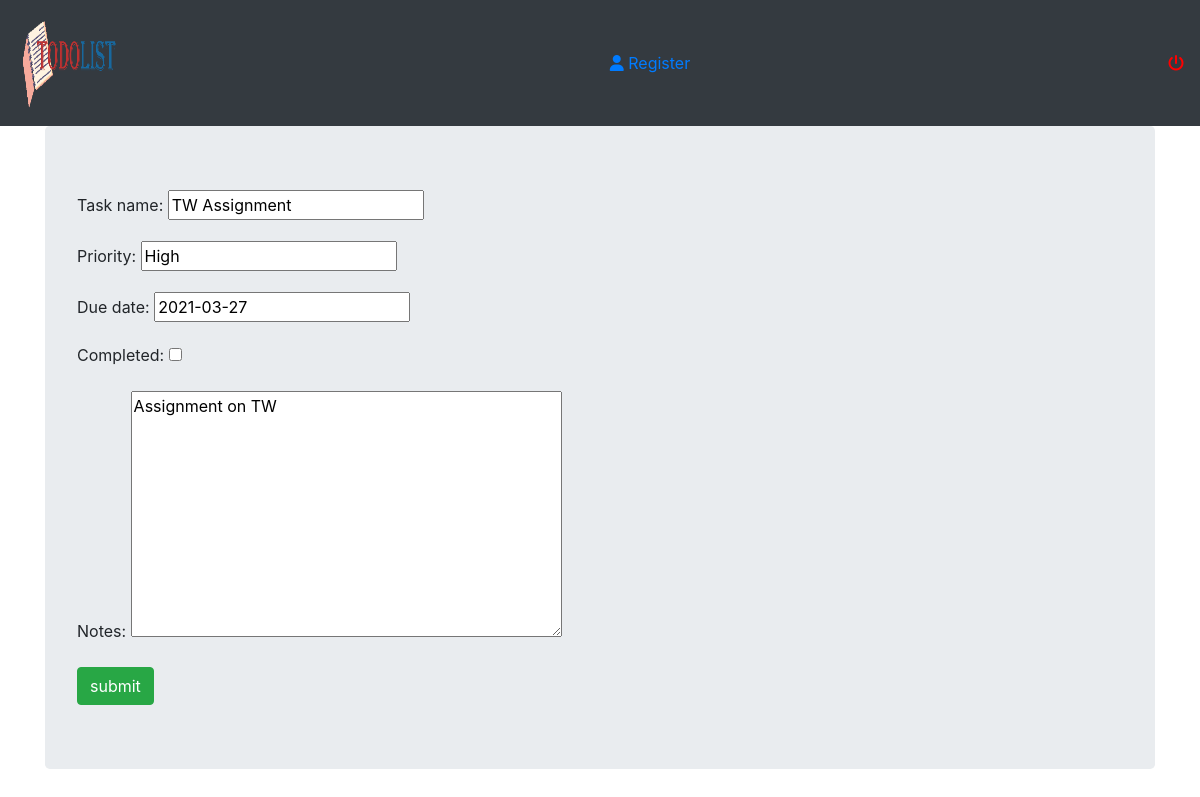
The page /edit/3/ on the database its author committed.
### todoapp/models.py (models this page shows, shortened)
class tasks(models.Model):
    user = models.ForeignKey(custom_user,on_delete=models.CASCADE, null=True)
    task_name = models.CharField(max_length=100)
    status = models.CharField(max_length=100, null=True, blank= True)
    priority = models.CharField(max_length=100)
    due_date = models.DateField()
    is_completed = models.BooleanField("Completed" , default=False)
    notes = models.TextField()

### todoapp/views.py (the view, shortened to what this page needs)
# urls.py: path('edit/<int:pk>/', views.taskEdit.as_view(), name ='edit'),
class taskEdit(generic.UpdateView):
    model = tasks
    fields = ['task_name','priority','due_date','is_completed','notes']

### templates/todoapp/tasks_form.html (shortened to what this page needs)
{% extends 'todoapp/base.html' %}
{% block body %}
  <div class="container">
    <div class="jumbotron">
        <form action="" method="POST">
            {{ form.as_p }}
            <input type="submit" class="btn btn-success" value="submit">
        </form>
    </div>
  </div>
{% endblock %}

### rows shown on the page
tasks: task_name "TW Assignment", priority "High", due_date "2021-03-27", notes "Assignment on TW"
